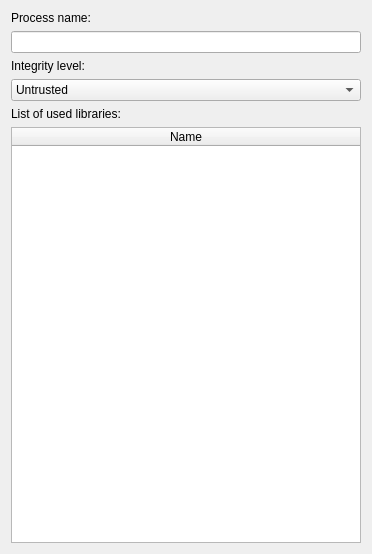
<?xml version="1.0" encoding="UTF-8"?>
<ui version="4.0">
 <class>HackProcessWindow</class>
 <widget class="QDialog" name="HackProcessWindow">
  <property name="geometry">
   <rect>
    <x>0</x>
    <y>0</y>
    <width>372</width>
    <height>554</height>
   </rect>
  </property>
  <property name="windowTitle">
   <string>Hack Process</string>
  </property>
  <property name="modal">
   <bool>true</bool>
  </property>
  <layout class="QVBoxLayout" name="verticalLayout">
   <item>
    <widget class="QLabel" name="processNameLabel">
     <property name="text">
      <string>Process name:</string>
     </property>
    </widget>
   </item>
   <item>
    <widget class="QLineEdit" name="processNameLineEdit">
     <property name="readOnly">
      <bool>true</bool>
     </property>
    </widget>
   </item>
   <item>
    <widget class="QLabel" name="label">
     <property name="text">
      <string>Integrity level:</string>
     </property>
    </widget>
   </item>
   <item>
    <widget class="QComboBox" name="integrityLevelComboBox">
     <property name="editable">
      <bool>false</bool>
     </property>
     <item>
      <property name="text">
       <string>Untrusted</string>
      </property>
     </item>
     <item>
      <property name="text">
       <string>Low</string>
      </property>
     </item>
     <item>
      <property name="text">
       <string>Medium</string>
      </property>
     </item>
     <item>
      <property name="text">
       <string>High</string>
      </property>
     </item>
     <item>
      <property name="text">
       <string>System</string>
      </property>
     </item>
    </widget>
   </item>
   <item>
    <widget class="QLabel" name="label_2">
     <property name="text">
      <string>List of used libraries:</string>
     </property>
    </widget>
   </item>
   <item>
    <widget class="QTableWidget" name="librariesTable">
     <property name="editTriggers">
      <set>QAbstractItemView::NoEditTriggers</set>
     </property>
     <attribute name="horizontalHeaderStretchLastSection">
      <bool>true</bool>
     </attribute>
     <column>
      <property name="text">
       <string>Name</string>
      </property>
     </column>
    </widget>
   </item>
  </layout>
 </widget>
 <resources/>
 <connections/>
</ui>
